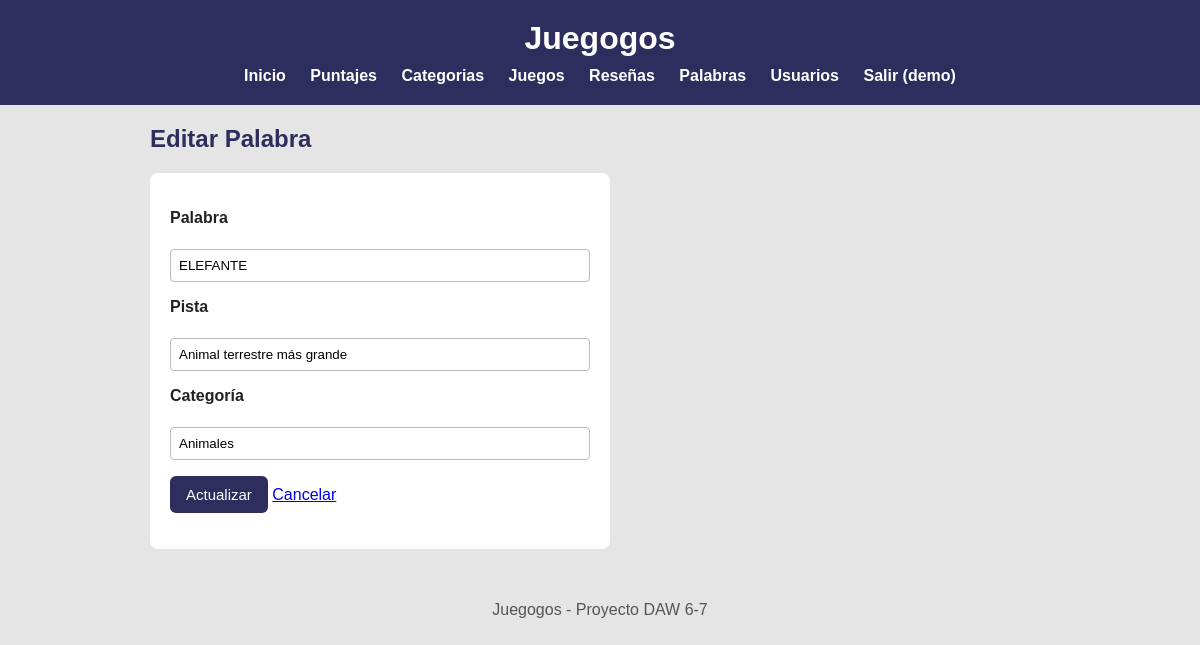
The page /index.php?url=palabras/editarForm&id=1 (signed in) on the database its author committed.
### tables this page shows
CREATE TABLE palabras (
  id         INT AUTO_INCREMENT PRIMARY KEY,
  palabra    VARCHAR(80) NOT NULL,
  pista      VARCHAR(255),
  categoria  VARCHAR(50)
);

### app/controllers/PalabraController.php (called while the page is built, shortened)
<?php
require_once __DIR__ . "/../models/Palabra.php";
class PalabraController
{
    public function editarForm()
    {
        $id = $_GET["id"] ?? 0;
        $palabra = Palabra::obtenerPorId($id);
        require __DIR__ . "/../views/palabras/editar.php";
    }
}

### app/models/Palabra.php (called while the page is built, shortened)
<?php
class Palabra
{
    public static function obtenerPorId($id)
    {
        $conn = Conexion::conectar();
        $id = (int)$id;
        $sql = "SELECT * FROM palabras WHERE id=$id LIMIT 1";
        $res = $conn->query($sql);
        return $res->fetch_assoc();
    }
}

### app/views/palabras/editar.php (the view, shortened to what this page needs)
<?php $titulo = "Editar Palabra"; require __DIR__ . "/../partials/header.php"; ?>
<h2>Editar Palabra</h2>
<form action="index.php?url=palabras/actualizar" method="POST">
    <p>
        <label>Palabra</label><br>
        <input
            type="text"
            name="palabra"
            value="<?= htmlspecialchars($palabra["palabra"]) ?>"
            required
            maxlength="80">
    </p>
    <p>
        <label>Pista</label><br>
        <input
            type="text"
            name="pista"
            value="<?= htmlspecialchars($palabra["pista"]) ?>"
            required
            maxlength="255">
    </p>
    <p>
        <label>Categoría</label><br>
        <input
            type="text"
            name="categoria"
            value="<?= htmlspecialchars($palabra["categoria"]) ?>"
            required
            maxlength="50">
    </p>
    <p>
        <button type="submit">
            Actualizar
        </button>
        <a href="index.php?url=palabras/listar">
            Cancelar
        </a>
    </p>
</form>
<?php require __DIR__ . "/../partials/footer.php"; ?>

### public/css/estilos.css (style rules this page uses)
body { font-family: Arial, Helvetica, sans-serif; margin: 0; padding: 0; background-color: rgb(230, 229, 229); color: #222; }
h2 { color: rgb(46, 46, 94); }
.boton, button { display: inline-block; background-color: rgb(46, 46, 94); color: white; border: none; padding: 10px 16px; border-radius: 6px; text-decoration: none; cursor: pointer; font-size: 15px; }
form { background: white; padding: 20px; border-radius: 8px; max-width: 420px; margin-top: 12px; }
form label { display: block; margin-top: 10px; font-weight: bold; }
form input, form textarea, form select { width: 100%; padding: 8px; margin-top: 4px; box-sizing: border-box; border: 1px solid #bbb; border-radius: 4px; }

### rows shown on the page
palabras: palabra "ELEFANTE", pista "Animal terrestre más grande", categoria "Animales"

### other values the page prints
$_SESSION["usuario"] "demo"
